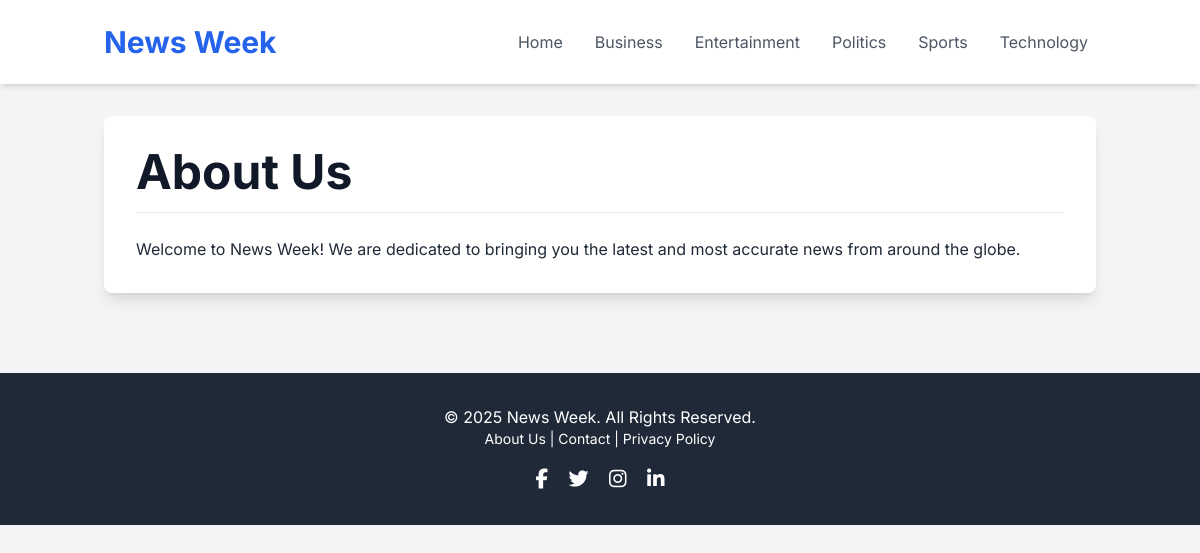
Page /about.php on the committed database.
### tables this page shows
CREATE TABLE `categories` (
  `id` int(11) NOT NULL AUTO_INCREMENT,
  `name` varchar(100) NOT NULL,
  `slug` varchar(120) NOT NULL,
  `description` text DEFAULT NULL,
  `created_at` timestamp NOT NULL DEFAULT current_timestamp(),
  PRIMARY KEY (`id`),
  UNIQUE KEY `name` (`name`),
  UNIQUE KEY `slug` (`slug`)
);

CREATE TABLE `site_settings` (
  `setting_name` varchar(100) NOT NULL,
  `setting_value` text DEFAULT NULL,
  PRIMARY KEY (`setting_name`)
);

### admin/includes/functions.php (called while the page is built, shortened)
<?php
function getAllCategories(PDO $pdo): array {
    try {
        $stmt = $pdo->query("SELECT id, name, slug FROM categories ORDER BY name ASC");
        return $stmt->fetchAll(PDO::FETCH_ASSOC);
    } catch (PDOException $e) {
        error_log("Error in getAllCategories: " . $e->getMessage());
        return [];
    }
}
?>

### about.php (the view, shortened to what this page needs)
<?php
require_once __DIR__ . '/admin/includes/db_connect.php';
require_once __DIR__ . '/admin/includes/functions.php';
$menuCategories = getAllCategories($pdo);
$about_us_content = '';
try {
    $stmt = $pdo->prepare("SELECT setting_value FROM site_settings WHERE setting_name = 'about_us'");
    $stmt->execute();
    $result = $stmt->fetch(PDO::FETCH_ASSOC);
    if ($result) {
        $about_us_content = $result['setting_value'];
    }
} catch (PDOException $e) {
    error_log("About Us Page - Error fetching content: " . $e->getMessage());
    $about_us_content = "<p>Error: Could not load page content.</p>";
}
require_once __DIR__ . '/includes/header.php';
?>
    <main class="container mx-auto px-4 py-8">
        <div class="bg-white p-6 md:p-8 rounded-lg shadow-lg">
            <h1 class="text-3xl md:text-4xl lg:text-5xl font-bold text-gray-900 mb-6 border-b pb-4">
                About Us
            </h1>
            <div class="article-content prose lg:prose-xl max-w-none">
                <?php echo $about_us_content; ?>
            </div>
        </div>
    </main>
<?php require_once __DIR__ . '/includes/footer.php';  ?>

### Includes/header.php (shortened to what this page needs)
<?php
$current_page_name = basename($_SERVER['PHP_SELF']);
?>
<!DOCTYPE html>
<html lang="en">
<head>
    <script src="https://cdn.tailwindcss.com"></script>
    <link rel="stylesheet" href="https://cdnjs.cloudflare.com/ajax/libs/font-awesome/6.5.1/css/all.min.css">
    <link rel="stylesheet" href="css/style.css">
</head>
<body class="bg-gray-100 text-gray-800">
    <header class="bg-white shadow-md sticky top-0 z-50">
        <div class="container mx-auto px-4 py-6 flex flex-col sm:flex-row justify-between items-center">
            <h1 class="text-3xl font-bold text-blue-600">
                <a href="index.php">News Week</a>
            </h1>
            <nav class="mt-4 sm:mt-0">
                <ul class="flex space-x-2 sm:space-x-4 text-sm sm:text-base flex-wrap justify-center">
                    <li>
                        <a href="index.php"
                           class="text-gray-600 hover:text-blue-500 px-2 py-1 rounded <?php echo ($current_page_name === 'index.php') ? 'font-bold text-blue-600' : ''; ?>">
                           Home
                        </a>
                    </li>
                    <?php if (!empty($menuCategories)): ?>
                        <?php foreach ($menuCategories as $category_item): ?>
                            <li>
                                <a href="category.php?slug=<?php echo htmlspecialchars($category_item['slug']); ?>"
                                   class="text-gray-600 hover:text-blue-500 px-2 py-1 rounded <?php echo (isset($categorySlug) && $categorySlug === $category_item['slug']) ? 'font-bold text-blue-600' : ''; ?>">
                                    <?php echo htmlspecialchars($category_item['name']); ?>
                                </a>
                            </li>
                        <?php endforeach; ?>
                    <?php endif; ?>
                </ul>
            </nav>
        </div>
    </header>

### css/style.css (style rules this page uses)
body { font-family: 'Inter', sans-serif; -webkit-font-smoothing: antialiased; -moz-osx-font-smoothing: grayscale; }

### Includes/header.php (style rules this page uses)
body { font-family: 'Inter', sans-serif; }

### rows in the picture
categories: name "Business"
categories: name "Entertainment"
categories: name "Politics"
categories: name "Sports"
categories: name "Technology"
site_settings: setting_value "Welcome to News Week! We are dedicated to bringing you the latest and most accurate news from around the globe."
